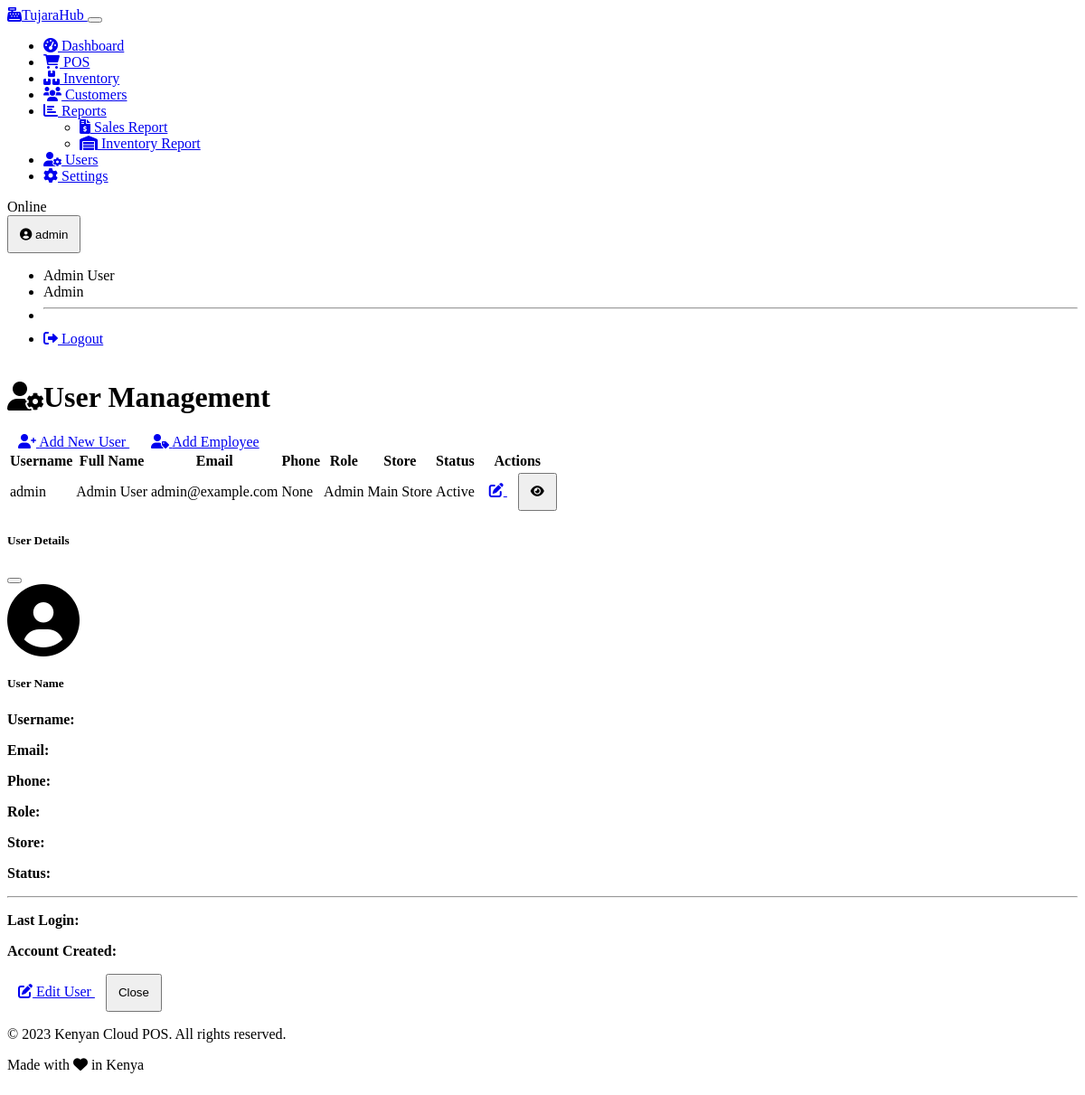
The page /users (signed in) on the database as committed earlier.
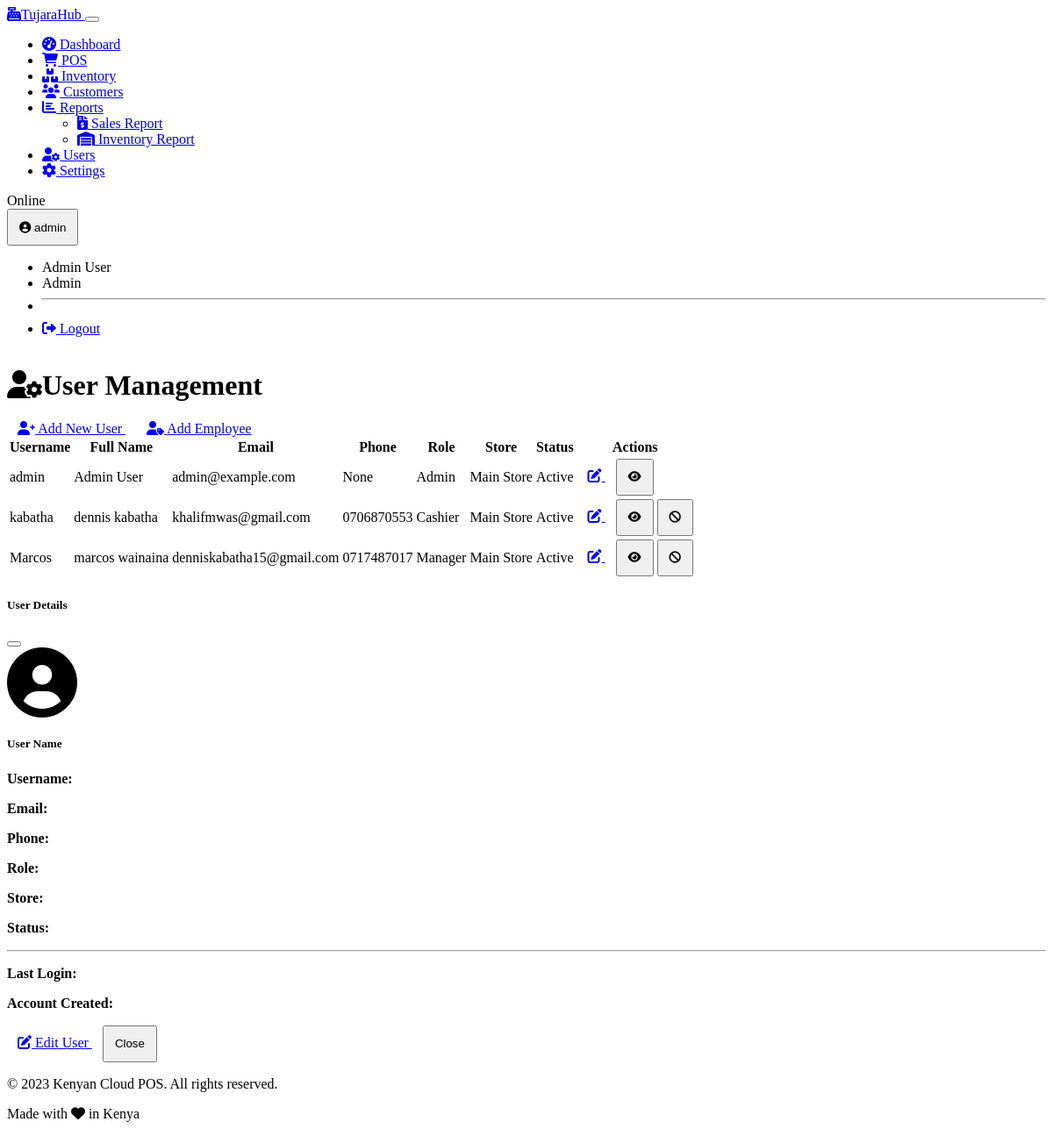
The same page on the database as committed later.
### models.py (models this page shows, shortened)
class User(UserMixin, db.Model):
    id = db.Column(db.Integer, primary_key=True)
    username = db.Column(db.String(64), unique=True, nullable=False)
    email = db.Column(db.String(120), unique=True, nullable=False)
    password_hash = db.Column(db.String(256), nullable=False)
    first_name = db.Column(db.String(64))
    last_name = db.Column(db.String(64))
    phone = db.Column(db.String(20))
    is_active = db.Column(db.Boolean, default=True)
    created_at = db.Column(db.DateTime, default=datetime.utcnow)
    last_login = db.Column(db.DateTime)
    role_id = db.Column(db.Integer, db.ForeignKey('role.id'), nullable=False)
    store_id = db.Column(db.Integer, db.ForeignKey('store.id'), nullable=True) # Made nullable as per common practice, adjust if strictly required
    role = db.relationship('Role', backref='users')
    sales = db.relationship('Sale', backref='cashier', lazy=True)
    label_templates = db.relationship('LabelTemplate', backref='user', lazy=True)
    @property
    def full_name(self):
        return f"{self.first_name} {self.last_name}".strip()

class Role(db.Model):
    id = db.Column(db.Integer, primary_key=True)
    name = db.Column(db.String(50), unique=True, nullable=False)
    description = db.Column(db.String(255))
    ADMIN = "admin"
    MANAGER = "manager"
    CASHIER = "cashier"
    EMPLOYEE = "employee"

class Store(db.Model):
    id = db.Column(db.Integer, primary_key=True)
    name = db.Column(db.String(100), nullable=False)
    location = db.Column(db.String(255))
    phone = db.Column(db.String(20))
    email = db.Column(db.String(100))
    created_at = db.Column(db.DateTime, default=datetime.utcnow)
    users = db.relationship('User', backref='store', lazy=True)
    inventory = db.relationship('Inventory', backref='store', lazy=True)
    sales = db.relationship('Sale', backref='store', lazy=True)
    hardware_configurations = db.relationship('HardwareConfiguration', backref='store', lazy=True)

### routes.py (the view)
    @app.route('/users')
    @admin_required
    def users():
        users = (
            db.session.query(User, Role, Store)
            .join(Role, User.role_id == Role.id)
            .join(Store, User.store_id == Store.id)
            .all()
        )
        return render_template('users/index.html', users=users)

### auth.py (called while the page is built)
def admin_required(view):
    @wraps(view)
    def wrapped_view(**kwargs):
        if not session.get('user_id'):
            return redirect(url_for('login'))
        if session.get('role') != Role.ADMIN:
            flash('You do not have permission to access this page.', 'danger')
            return redirect(url_for('dashboard'))
        return view(**kwargs)
    return wrapped_view

def load_logged_in_user():
    user_id = session.get('user_id')
    if user_id is None:
        g.user = None
    else:
        try:
            g.user = User.query.get(user_id)
        except Exception:
            g.user = None

### templates/users/index.html (shortened to what the changed rows need)
{% extends 'base.html' %}
{% block content %}
<div class="container">
    <div class="d-sm-flex justify-content-between align-items-center mb-4">
        <h1 class="mb-0 mb-3 mb-sm-0"><i class="fas fa-user-cog me-2"></i>User Management</h1>
    </div>
    <div class="card">
        <div class="card-body p-0">
            <div class="table-responsive">
                <table class="table table-hover">
                    <thead>
                        <tr>
                            <th>Username</th>
                            <th>Full Name</th>
                            <th>Email</th>
                            <th>Phone</th>
                            <th>Role</th>
                            <th>Store</th>
                            <th class="text-center">Status</th>
                            <th class="text-end">Actions</th>
                        </tr>
                    </thead>
                    <tbody>
                        {% if users %}
                            {% for user, role, store in users %}
                            <tr>
                                <td>{{ user.username }}</td>
                                <td>{{ user.full_name }}</td>
                                <td>{{ user.email }}</td>
                                <td>{{ user.phone }}</td>
                                <td>
                                    <span class="badge bg-{% if role.name == 'admin' %}danger{% elif role.name == 'manager' %}warning text-dark{% else %}info{% endif %}">
                                        {{ role.name | title }}
                                    </span>
                                </td>
                                <td>{{ store.name }}</td>
                                <td class="text-center">
                                    <span class="badge bg-{% if user.is_active %}success{% else %}secondary{% endif %}">
                                        {{ 'Active' if user.is_active else 'Inactive' }}
                                    </span>
                                </td>
                                <td class="text-end">
                                    <div class="btn-group">
                                        <a href="{{ url_for('edit_user', user_id=user.id) }}" class="btn btn-sm btn-outline-primary">
                                            <i class="fas fa-edit"></i>
                                        </a>
                                        <button type="button" class="btn btn-sm btn-outline-info view-user-btn" data-id="{{ user.id }}">
                                            <i class="fas fa-eye"></i>
                                        </button>
                                        {% if user.id != session.get('user_id') %}
                                        <button type="button" class="btn btn-sm btn-outline-{{ 'danger' if user.is_active else 'success' }} toggle-status-btn"
                                                data-id="{{ user.id }}"
                                                data-status="{{ user.is_active }}"
                                                data-bs-toggle="tooltip"
                                                title="{{ 'Deactivate' if user.is_active else 'Activate' }} User">
                                            <i class="fas fa-{{ 'ban' if user.is_active else 'check-circle' }}"></i>
                                        </button>
                                        {% endif %}
                                    </div>
                                </td>
                            </tr>
                            {% endfor %}
                        {% else %}
                            <tr>
                                <td colspan="8" class="text-center py-4">No users found</td>
                            </tr>
                        {% endif %}
                    </tbody>
                </table>
            </div>
        </div>
    </div>
</div>
{% endblock %}

### templates/base.html (shortened to what the changed rows need)
<!DOCTYPE html>
<html lang="en" data-bs-theme="dark">
<head>
    <link rel="stylesheet" href="https://cdn.replit.com/agent/bootstrap-agent-dark-theme.min.css">
    <link rel="stylesheet" href="https://cdnjs.cloudflare.com/ajax/libs/font-awesome/6.0.0/css/all.min.css">
    <link rel="stylesheet" href="{{ url_for('static', filename='css/custom.css') }}">
</head>
<body>
    {% if g.user %}
    <nav class="navbar navbar-expand-lg navbar-dark bg-dark mb-4">
        <div class="container-fluid">
            <a class="navbar-brand" href="{{ url_for('dashboard') }}">
                <i class="fas fa-cash-register me-2"></i>TujaraHub
            </a>
            <button class="navbar-toggler" type="button" data-bs-toggle="collapse" data-bs-target="#navbarNav">
            </button>
            <div class="collapse navbar-collapse" id="navbarNav">
                <ul class="navbar-nav me-auto">
                    {% if session.get('role') != 'employee' %}
                    <li class="nav-item">
                        <a class="nav-link {% if request.endpoint == 'dashboard' %}active{% endif %}" href="{{ url_for('dashboard') }}">
                            <i class="fas fa-tachometer-alt me-1"></i> Dashboard
                        </a>
                    </li>
                    {% endif %}
                    <li class="nav-item">
                        <a class="nav-link {% if request.endpoint == 'pos' %}active{% endif %}" href="{{ url_for('pos') }}">
                            <i class="fas fa-shopping-cart me-1"></i> POS
                        </a>
                    </li>
                    {% if session.get('role') != 'employee' %}
                    <li class="nav-item">
                        <a class="nav-link {% if request.endpoint == 'inventory' %}active{% endif %}" href="{{ url_for('inventory') }}">
                            <i class="fas fa-boxes me-1"></i> Inventory
                        </a>
                    </li>
                    {% endif %}
                    {% if session.get('role') != 'employee' %}
                    <li class="nav-item">
                        <a class="nav-link {% if request.endpoint == 'customers' %}active{% endif %}" href="{{ url_for('customers') }}">
                            <i class="fas fa-users me-1"></i> Customers
                        </a>
                    </li>
                    {% endif %}
                    {% if session.get('role') != 'employee' %}
                    <li class="nav-item dropdown">
                        <a class="nav-link dropdown-toggle" href="#" id="reportsDropdown" role="button" data-bs-toggle="dropdown">
                            <i class="fas fa-chart-bar me-1"></i> Reports
                        </a>
                        <ul class="dropdown-menu">
                            <li>
                                <a class="dropdown-item" href="{{ url_for('sales_report') }}">
                                    <i class="fas fa-file-invoice-dollar me-1"></i> Sales Report
                                </a>
                            </li>
                            <li>
                                <a class="dropdown-item" href="{{ url_for('inventory_report') }}">
                                    <i class="fas fa-warehouse me-1"></i> Inventory Report
                                </a>
                            </li>
                        </ul>
                    </li>
                    {% endif %}
                    {% if session.get('role') == 'admin' %}
                    <li class="nav-item">
                        <a class="nav-link {% if request.endpoint == 'users' %}active{% endif %}" href="{{ url_for('users') }}">
                            <i class="fas fa-user-cog me-1"></i> Users
                        </a>
                    </li>
                    {% endif %}
                    {% if session.get('role') in ['admin', 'manager'] %}
                    <li class="nav-item">
                        <a class="nav-link {% if request.endpoint == 'settings' %}active{% endif %}" href="{{ url_for('settings') }}">
                            <i class="fas fa-cog me-1"></i> Settings
                        </a>
                    </li>
                    {% endif %}
                </ul>
                <div class="d-flex align-items-center">
                    <span class="badge bg-success me-2" id="connection-status">Online</span>
                    <div class="dropdown">
                        <button class="btn btn-outline-light dropdown-toggle" type="button" id="userDropdown" data-bs-toggle="dropdown">
                            <i class="fas fa-user-circle me-1"></i> {{ g.user.username }}
                        </button>
                        <ul class="dropdown-menu dropdown-menu-end">
                            <li><span class="dropdown-item-text">{{ g.user.full_name }}</span></li>
                            <li><span class="dropdown-item-text text-muted">{{ g.user.role.name | title }}</span></li>
                            <li><hr class="dropdown-divider"></li>
                            <li><a class="dropdown-item" href="{{ url_for('logout') }}"><i class="fas fa-sign-out-alt me-1"></i> Logout</a></li>
                        </ul>
                    </div>
                </div>
            </div>
        </div>
    </nav>
    {% endif %}
    <main>
        {% block content %}{% endblock %}
    </main>
</body>
</html>

Rows that differ between the two databases and show on the page:
added User: username "kabatha", full_name "dennis kabatha", email "khalifmwas@gmail.com", phone "0706870553", name "Cashier", name "Main Store", is_active "Active"
added User: username "Marcos", full_name "marcos wainaina", email "denniskabatha15@gmail.com", phone "0717487017", name "Manager", name "Main Store", is_active "Active"
